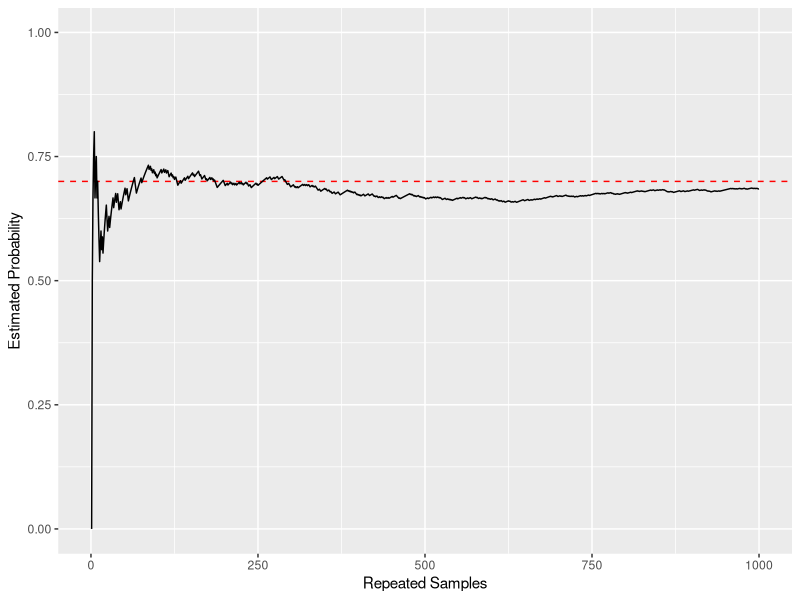

This figure's R source:
## ---- chunk 1
set.seed(2024)
library(tidyverse)
## ---- chunk 2
#| label: fig-rpt-samples
#| fig-cap: "Estimated probability from a Bernoulli distribution with independent and identical samples. As the number of samples increases, the cumulative average estimate for the proportion of success stabilizes around the true probability of 0.7."

n = 1000
tibble(
  n = 1:n,
  x = rbinom(n, size = 1, prob = 0.7)) %>% 
  mutate(p_hat = cummean(x)) %>% 
  ggplot(mapping = aes(x = n, y = p_hat)) + 
  geom_hline(yintercept = 0.7, color = 'red', linetype='dashed') + 
  geom_line() + 
  scale_y_continuous(limits = c(0,1)) + 
  labs(x = 'Repeated Samples',
       y = 'Estimated Probability')
  
